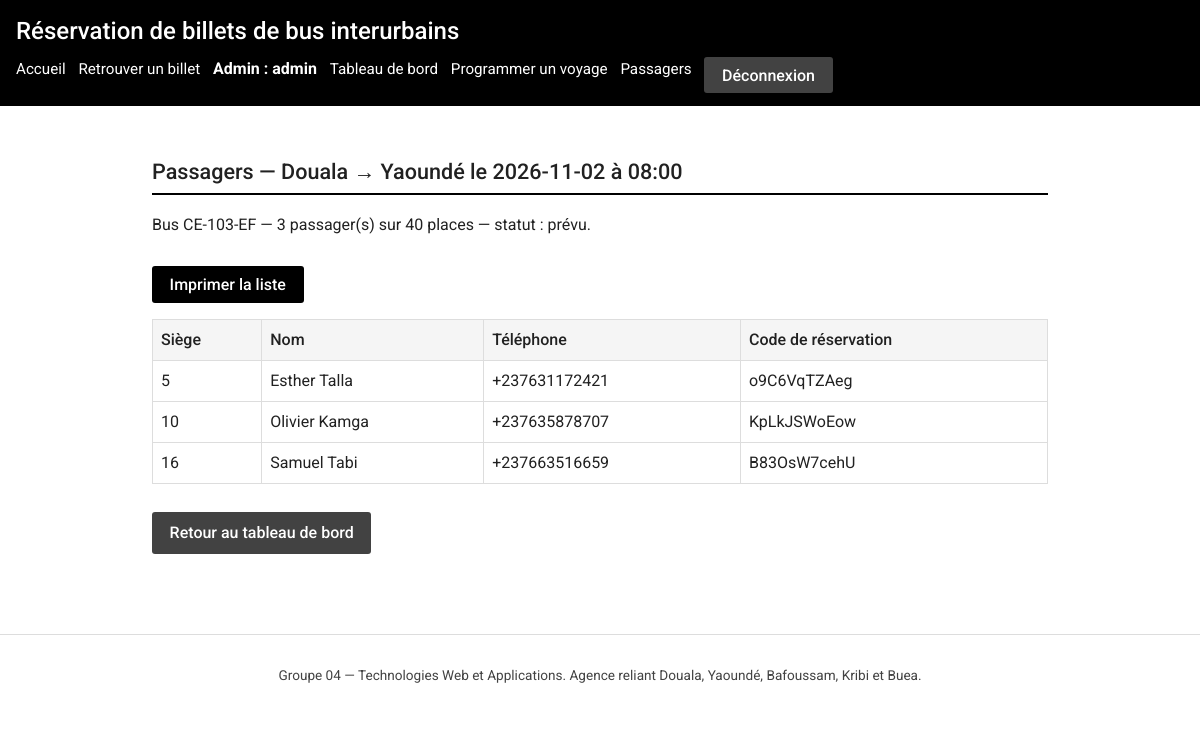
/admin/voyages/57/passagers (signed in), run on the app's committed database.
### tables this page shows
CREATE TABLE trajets (
    id              INTEGER PRIMARY KEY AUTOINCREMENT,
    ville_depart    TEXT NOT NULL
                    CHECK (ville_depart IN ('Douala','Yaoundé','Bafoussam','Kribi','Buea')),
    ville_arrivee   TEXT NOT NULL
                    CHECK (ville_arrivee IN ('Douala','Yaoundé','Bafoussam','Kribi','Buea')),
    duree_minutes   INTEGER NOT NULL CHECK (duree_minutes > 0),
    prix_classique  REAL NOT NULL CHECK (prix_classique > 0),
    prix_vip        REAL NOT NULL CHECK (prix_vip > 0),
    CHECK (ville_depart <> ville_arrivee)
);

CREATE TABLE voyages (
    id        INTEGER PRIMARY KEY AUTOINCREMENT,
    trajet_id INTEGER NOT NULL REFERENCES trajets(id),
    bus_id    INTEGER NOT NULL REFERENCES bus(id),
    date      TEXT NOT NULL,            -- format ISO AAAA-MM-JJ
    heure     TEXT NOT NULL,            -- format HH:MM
    statut    TEXT NOT NULL DEFAULT 'prévu'
              CHECK (statut IN ('prévu','parti','annulé'))
);

CREATE TABLE bus (
    id              INTEGER PRIMARY KEY AUTOINCREMENT,
    immatriculation TEXT NOT NULL UNIQUE,
    nombre_places   INTEGER NOT NULL CHECK (nombre_places BETWEEN 1 AND 100),
    type            TEXT NOT NULL CHECK (type IN ('classique','vip'))
);

CREATE TABLE billets (
    id               INTEGER PRIMARY KEY AUTOINCREMENT,
    voyage_id        INTEGER NOT NULL REFERENCES voyages(id),
    numero_siege     INTEGER NOT NULL CHECK (numero_siege >= 1),
    nom              TEXT NOT NULL,
    telephone        TEXT NOT NULL,
    piece_identite   TEXT NOT NULL,
    code_reservation TEXT NOT NULL UNIQUE,
    date_achat       TEXT NOT NULL,     -- format ISO AAAA-MM-JJ
    -- Anti double-vente : un siège jamais deux fois pour le même voyage
    UNIQUE (voyage_id, numero_siege)
);

### app.py (the view)
@app.route("/admin/voyages/<int:voyage_id>/passagers")
@administrateur_requis
def admin_passagers(voyage_id):
    bdd = get_db()
    voyage = bdd.execute(
        """SELECT v.id, v.date, v.heure, v.statut,
                  t.ville_depart, t.ville_arrivee,
                  b.immatriculation, b.nombre_places
           FROM voyages v
           JOIN trajets t ON t.id = v.trajet_id
           JOIN bus b ON b.id = v.bus_id
           WHERE v.id = ?""",
        (voyage_id,),
    ).fetchone()
    if voyage is None:
        flash("Voyage introuvable.", "erreur")
        return redirect(url_for("admin_tableau"))
    passagers = bdd.execute(
        """SELECT nom, telephone, numero_siege, code_reservation
           FROM billets WHERE voyage_id = ?
           ORDER BY numero_siege""",
        (voyage_id,),
    ).fetchall()
    return render_template(
        "admin/passagers.html", voyage=voyage, passagers=passagers
    )

### app.py (called while the page is built)
def get_db():
    if "bdd" not in g:
        g.bdd = sqlite3.connect(CHEMIN_BDD)
        g.bdd.row_factory = sqlite3.Row
        g.bdd.execute("PRAGMA foreign_keys = ON")
    return g.bdd

@app.teardown_appcontext
def fermer_bdd(exception):
    bdd = g.pop("bdd", None)
    if bdd is not None:
        bdd.close()

def administrateur_requis(vue):
    @wraps(vue)
    def enveloppe(*args, **kwargs):
        if session.get("admin_id") is None:
            flash("Accès refusé : connectez-vous à l'administration.", "erreur")
            return redirect(url_for("admin_connexion"))
        return vue(*args, **kwargs)
    return enveloppe

### templates/admin/passagers.html (shortened to what this page needs)
{% extends "admin/base_admin.html" %}
{% block liens_admin %}
  <li><a href="{{ url_for('admin_passagers', voyage_id=voyage.id) }}">Passagers</a></li>
{% endblock %}
{% block contenu_admin %}
<section>
  <h2>Passagers — {{ voyage.ville_depart }} → {{ voyage.ville_arrivee }}
      le {{ voyage.date }} à {{ voyage.heure }}</h2>
  <p class="pas-a-imprimer">
    Bus {{ voyage.immatriculation }} — {{ passagers|length }} passager(s)
    sur {{ voyage.nombre_places }} places — statut : {{ voyage.statut }}.
  </p>
  <p class="pas-a-imprimer">
    <button type="button" onclick="window.print()">Imprimer la liste</button>
  </p>
  {% if passagers %}
    <table>
      <thead>
        <tr>
          <th scope="col">Siège</th>
          <th scope="col">Nom</th>
          <th scope="col">Téléphone</th>
          <th scope="col">Code de réservation</th>
        </tr>
      </thead>
      <tbody>
        {% for passager in passagers %}
          <tr>
            <td>{{ passager.numero_siege }}</td>
            <td>{{ passager.nom }}</td>
            <td>{{ passager.telephone }}</td>
            <td>{{ passager.code_reservation }}</td>
          </tr>
        {% endfor %}
      </tbody>
    </table>
  {% else %}
    <p>Aucun passager pour ce voyage.</p>
  {% endif %}
  <p class="pas-a-imprimer">
    <a class="btn secondary" href="{{ url_for('admin_tableau') }}">Retour au tableau de bord</a>
  </p>
</section>
{% endblock %}

### static/css/style.css (style rules this page uses)
:root { --fond: #ffffff; --gris-clair: #f5f5f5; --gris: #9e9e9e; --gris-fonce: #424242; --texte: #212121; --accent: #000000; --bordure: #dddddd; --rouge-erreur: #b71c1c; --vert-succes: #1b5e20; }
* { box-sizing: border-box; }
body { margin: 0; font-family: 'Roboto', 'Segoe UI', Arial, sans-serif; font-size: 16px; line-height: 1.5; color: var(--texte); background: var(--fond); }
nav a { color: var(--fond); text-decoration: none; font-size: 0.95rem; }
h2 { font-size: 1.15rem; font-weight: 500; border-bottom: 2px solid var(--accent); padding-bottom: 0.3rem; }
input, select, button { font-family: inherit; font-size: 1rem; }
button, .btn { display: inline-block; margin-top: 0.8rem; padding: 0.55rem 1.1rem; border: none; border-radius: 3px; background: var(--accent); color: var(--fond); text-decoration: none; cursor: pointer; font-weight: 500; }
button.secondary, .btn.secondary { background: var(--gris-fonce); }
table { width: 100%; border-collapse: collapse; margin: 1rem 0; }
th, td { border: 1px solid var(--bordure); padding: 0.5rem; text-align: left; }
th { background: var(--gris-clair); font-weight: 500; }
@media (min-width: 900px) { h2 { font-size: 1.35rem; } }

### data on the page
trajets: ville_depart "Douala", ville_arrivee "Yaoundé"
voyages: date "2026-11-02", heure "08:00", statut "prévu"
bus: immatriculation "CE-103-EF", nombre_places "40"
billets: numero_siege "5", nom "Esther Talla", telephone "+237631172421", code_reservation "o9C6VqTZAeg"
billets: numero_siege "10", nom "Olivier Kamga", telephone "+237635878707", code_reservation "KpLkJSWoEow"
billets: numero_siege "16", nom "Samuel Tabi", telephone "+237663516659", code_reservation "B83OsW7cehU"

### other printed values
{{ session.admin_nom }} "admin"
{{ passagers|length }} "3"
